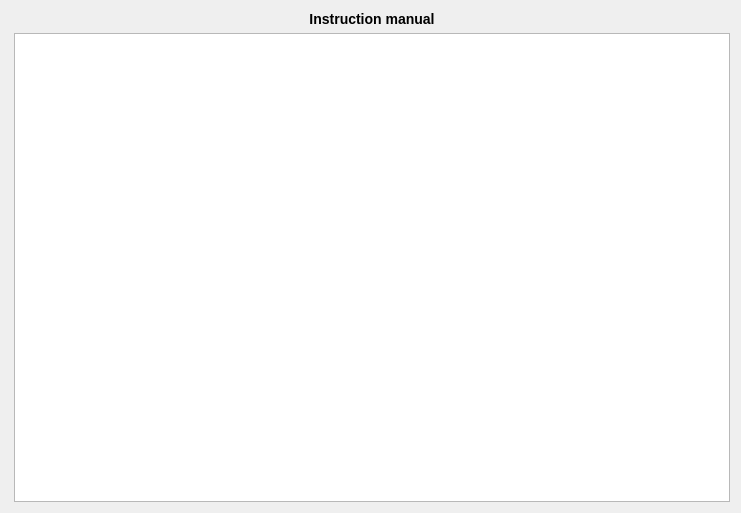
<?xml version="1.0" encoding="UTF-8"?>
<ui version="4.0">
 <class>helpWindow</class>
 <widget class="QDialog" name="helpWindow">
  <property name="geometry">
   <rect>
    <x>0</x>
    <y>0</y>
    <width>741</width>
    <height>513</height>
   </rect>
  </property>
  <property name="sizePolicy">
   <sizepolicy hsizetype="Expanding" vsizetype="Expanding">
    <horstretch>0</horstretch>
    <verstretch>0</verstretch>
   </sizepolicy>
  </property>
  <property name="windowTitle">
   <string>Dialog</string>
  </property>
  <layout class="QVBoxLayout" name="verticalLayout_2">
   <property name="leftMargin">
    <number>14</number>
   </property>
   <item>
    <layout class="QVBoxLayout" name="verticalLayout_4">
     <item>
      <widget class="QLabel" name="label">
       <property name="text">
        <string>&lt;html&gt;&lt;head/&gt;&lt;body&gt;&lt;p&gt;&lt;span style=&quot; font-size:large; font-weight:600;&quot;&gt;Instruction manual&lt;/span&gt;&lt;/p&gt;&lt;/body&gt;&lt;/html&gt;</string>
       </property>
       <property name="alignment">
        <set>Qt::AlignCenter</set>
       </property>
      </widget>
     </item>
     <item>
      <widget class="QTextEdit" name="input_readme">
       <property name="lineWrapMode">
        <enum>QTextEdit::NoWrap</enum>
       </property>
       <property name="readOnly">
        <bool>true</bool>
       </property>
      </widget>
     </item>
    </layout>
   </item>
  </layout>
 </widget>
 <resources/>
 <connections/>
</ui>
